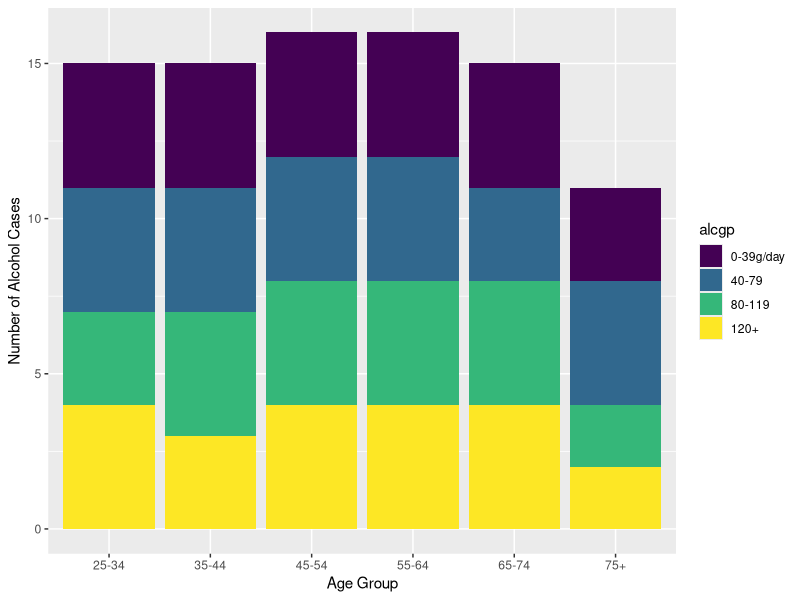
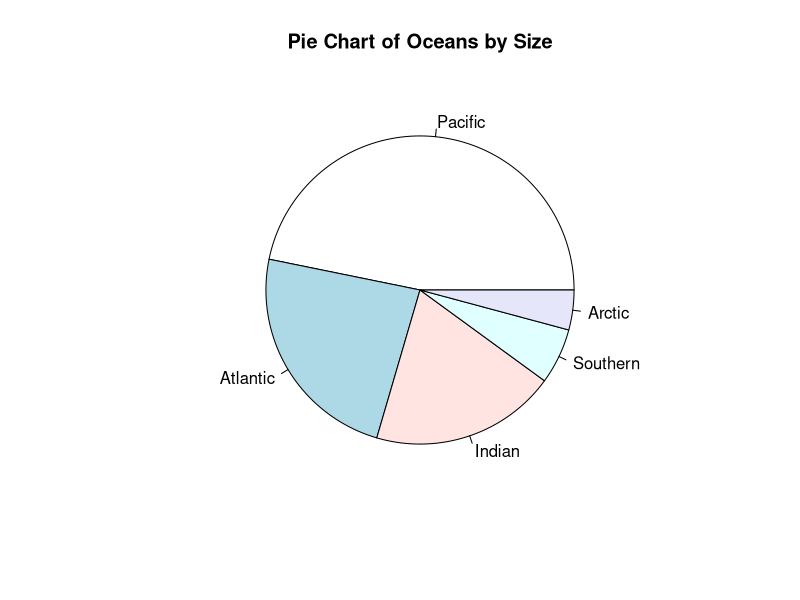
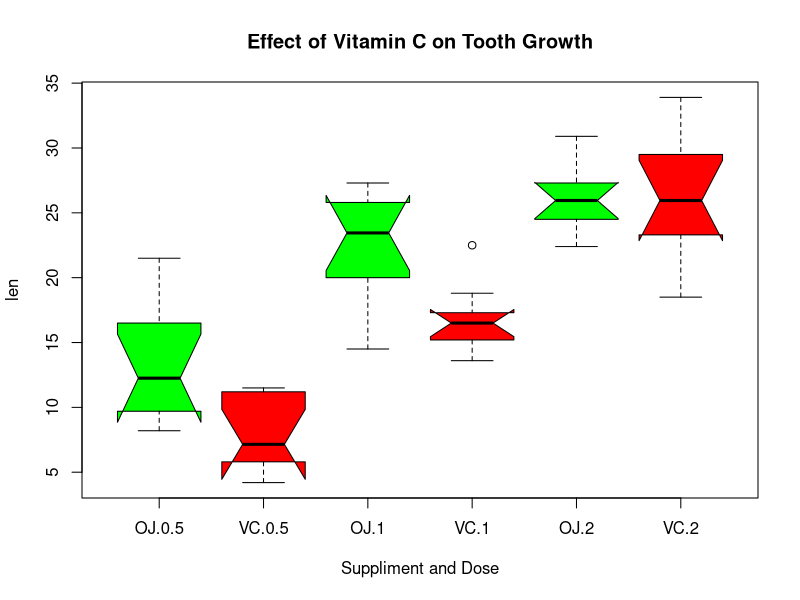
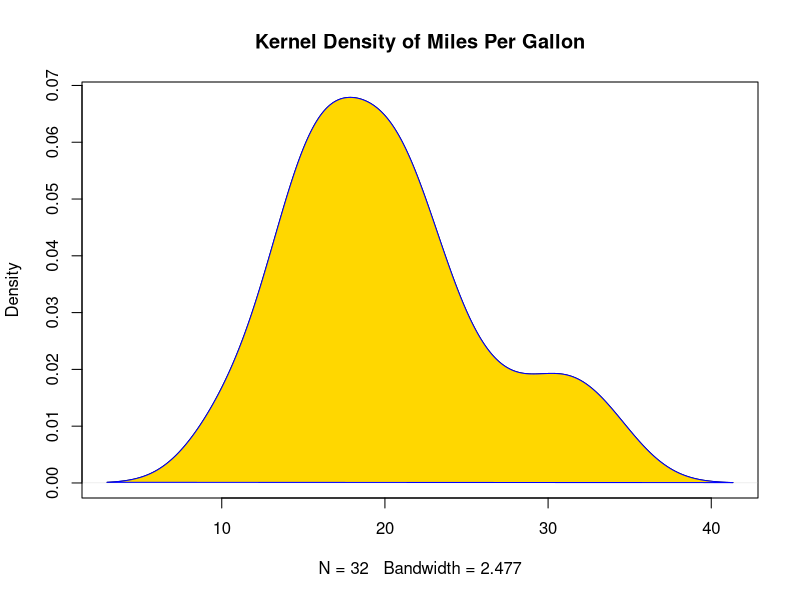

These figures' R source, in order:
## ---- chunk 1
knitr::opts_chunk$set(echo = TRUE)
## ---- chunk 2
library(dplyr)
library(ggplot2)
library(datasets)
## ---- chunk 3
data("esoph")
str(esoph)
head(esoph)
## ---- chunk 4
g <- ggplot(esoph, aes(x=esoph$agegp)) + xlab("Age Group") + ylab("Number of Alcohol Cases")
g + geom_bar(aes(fill = alcgp))
## ---- chunk 5
size <- c(168, 85,70, 21, 15) ## Create data
name <- c("Pacific", "Atlantic", "Indian", "Southern", "Arctic") ## Create Data
pie(size, labels = name, main="Pie Chart of Oceans by Size")
## ---- chunk 6
data("ToothGrowth")
str(ToothGrowth)
head(ToothGrowth)
## ---- chunk 7
boxplot(len~supp*dose, data=ToothGrowth, notch=TRUE, 
  col=(c("green","red")),
  main="Effect of Vitamin C on Tooth Growth", xlab="Suppliment and Dose")
## ---- chunk 8
d <- density(mtcars$mpg)
plot(d, main="Kernel Density of Miles Per Gallon")
polygon(d, col="gold", border="blue")
